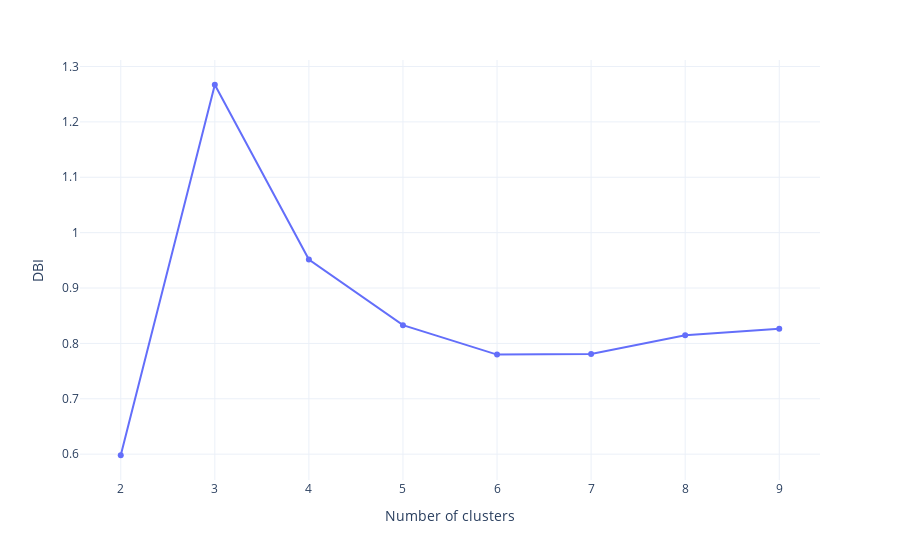

The notebook cell saved with this chart:
### Code cell
fig = px.line(cluster_df, x='Number of clusters', y='DBI', markers=True)
print(f"Optimal number of clusters: {optimal_cluster["Number of clusters"]}")
#fig.layout.title = f"Optimal number of clusters: {optimal_cluster['n_clusters']}"
fig

### Figure 1 — Plotly figure (JSON) as saved in the notebook; plotly's stock layout.template omitted (floating-point values rounded to 4 significant figures)
{"data": [{"hovertemplate": "Number of clusters=%{x}<br>DBI=%{y}<extra></extra>", "legendgroup": "", "line": {"color": "#636efa", "dash": "solid"}, "marker": {"symbol": "circle"}, "mode": "lines+markers", "name": "", "orientation": "v", "showlegend": false, "type": "scatter", "x": [2, 3, 4, 5, 6, 7, 8, 9], "xaxis": "x", "y": [0.598, 1.267, 0.9515, 0.833, 0.7798, 0.781, 0.8146, 0.8266], "yaxis": "y"}], "layout": {"legend": {"tracegroupgap": 0}, "margin": {"t": 60}, "xaxis": {"anchor": "y", "domain": [0, 1], "title": {"text": "Number of clusters"}}, "yaxis": {"anchor": "x", "domain": [0, 1], "title": {"text": "DBI"}}}}
